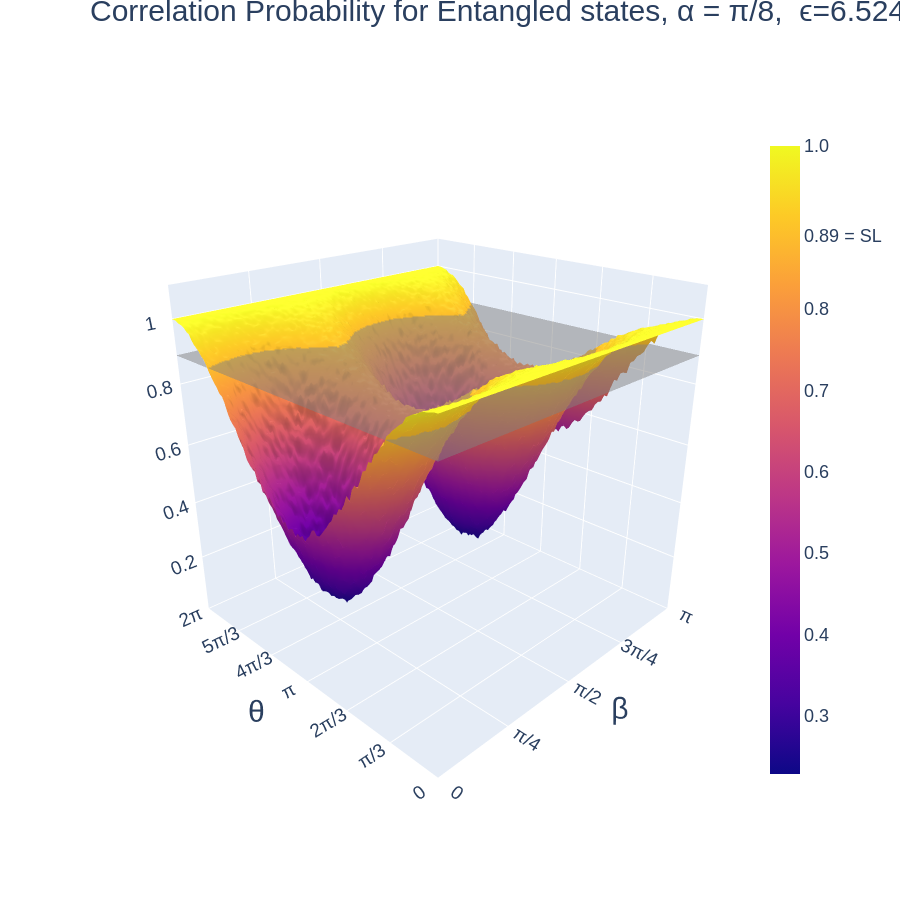

Here is the notebook cell this chart was saved with:
### Code cell
plotter(plot_analytical=False)
